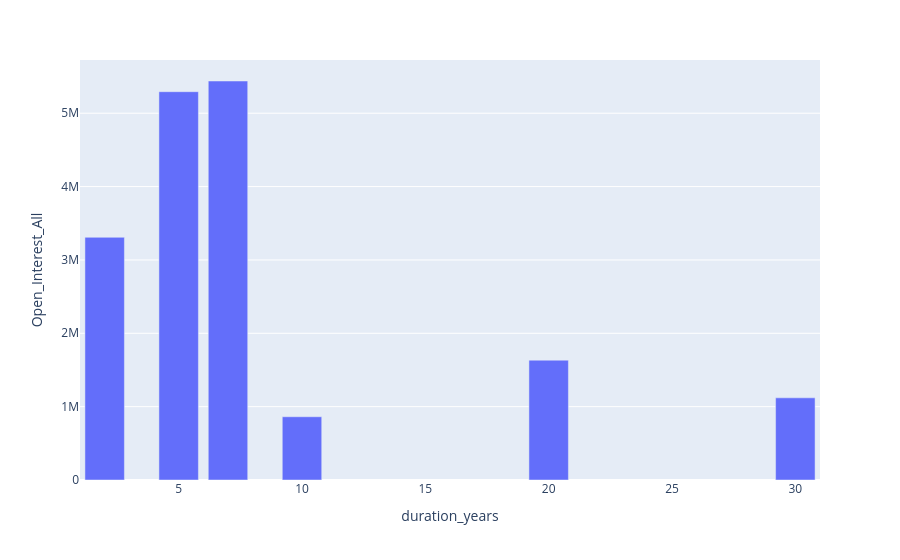

Notebook code for this chart:
### Code cell
px.bar(rates_df, x = "duration_years", y = "Open_Interest_All")

### Figure 1 — Plotly figure (JSON) as saved in the notebook; plotly's stock layout.template omitted (floating-point values rounded to 4 significant figures)
{"data": [{"alignmentgroup": "True", "hovertemplate": "duration_years=%{x}<br>Open_Interest_All=%{y}<extra></extra>", "legendgroup": "", "marker": {"color": "#636efa", "pattern": {"shape": ""}}, "name": "", "offsetgroup": "", "orientation": "v", "showlegend": false, "textposition": "auto", "type": "bar", "x": [2, 5, 7, 10, 20, 30], "xaxis": "x", "y": [3308468, 5293452, 5439304, 862156, 1633693, 1120338], "yaxis": "y"}], "layout": {"barmode": "relative", "legend": {"tracegroupgap": 0}, "margin": {"t": 60}, "xaxis": {"anchor": "y", "domain": [0, 1], "title": {"text": "duration_years"}}, "yaxis": {"anchor": "x", "domain": [0, 1], "title": {"text": "Open_Interest_All"}}}}
